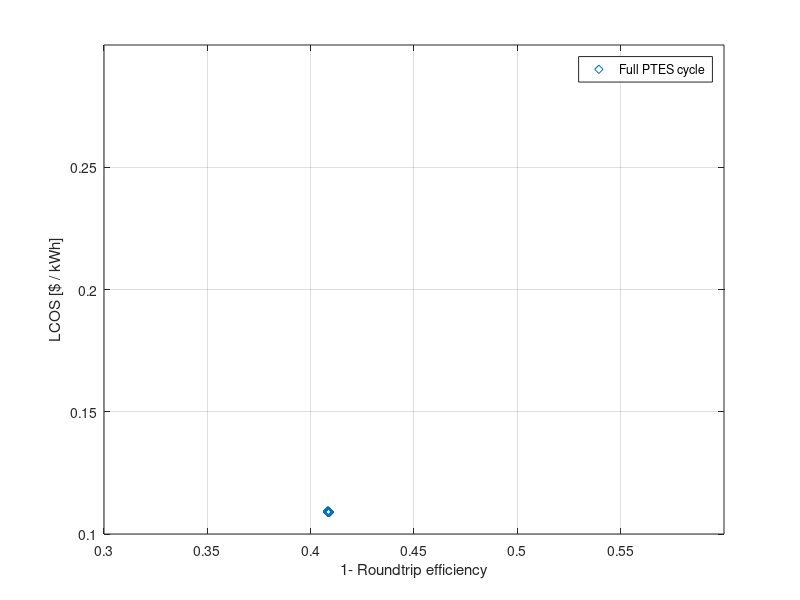
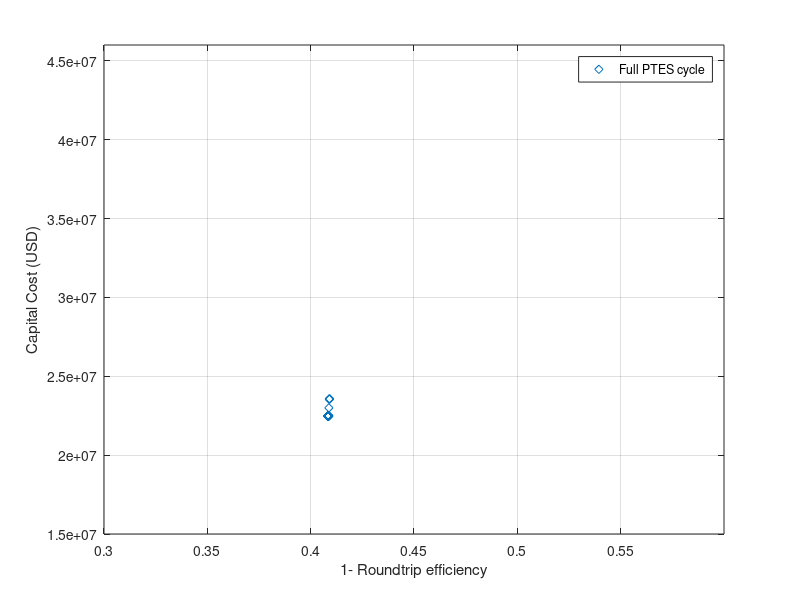
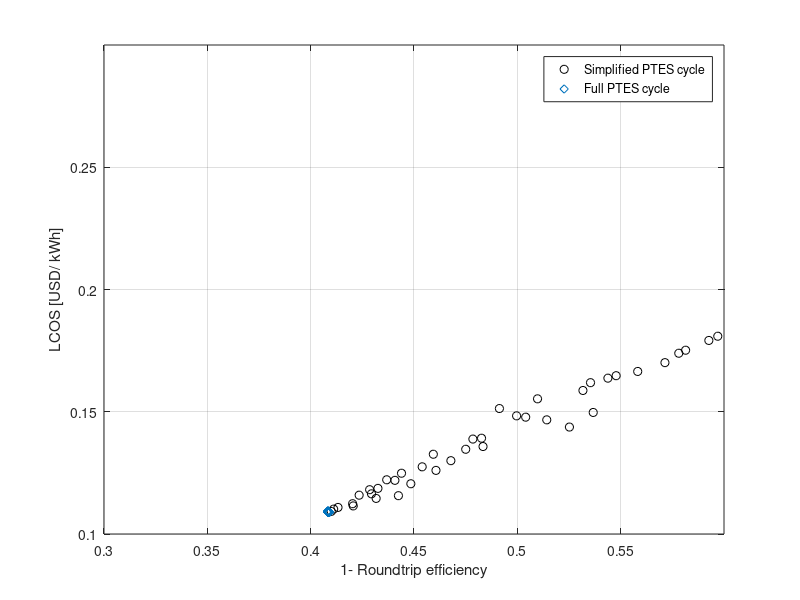
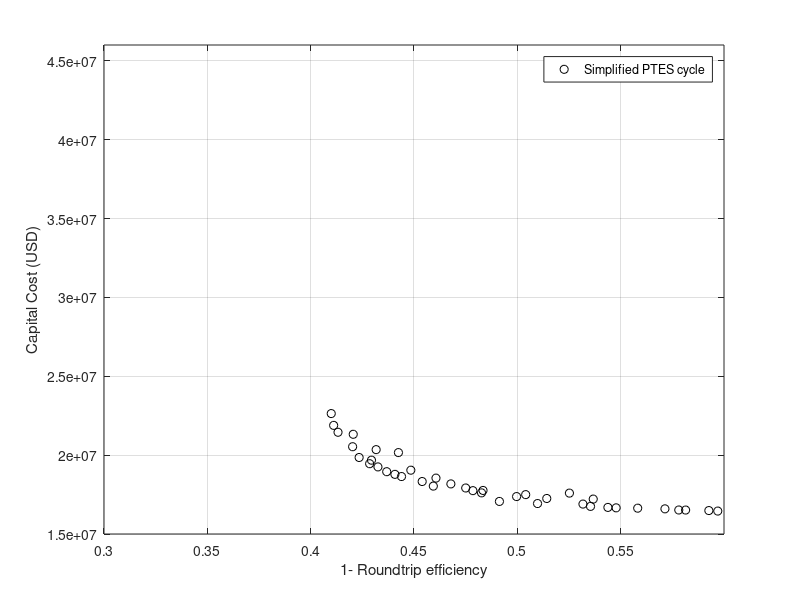

Write MATLAB code to recreate these figures, in order.
clc
clear all

A=[0.40831	0.10924	22477000
0.40837	0.10927	22469000
0.40837	0.10926	22477000
0.40838	0.10928	22454000
0.40838	0.10924	22466000
0.40838	0.1093	22501000
0.40838	0.10911	22500000
0.40838	0.10922	22487000
0.40838	0.10899	22455000
0.40838	0.10903	22486000
0.40838	0.10924	22467000
0.40839	0.10915	22494000
0.40839	0.10891	22476000
0.40839	0.10909	22458000
0.40839	0.10901	22465000
0.40839	0.10896	22492000
0.40839	0.10941	22472000
0.40839	0.10923	22461000
0.40839	0.10936	22467000
0.40839	0.1091	22479000
0.40839	0.10925	22477000
0.40839	0.10935	22449000
0.40839	0.10923	22471000
0.40839	0.10907	22504000
0.40839	0.10913	22463000
0.40839	0.10911	22480000
0.40839	0.10901	22467000
0.40839	0.10895	22455000
0.40839	0.10902	22471000
0.40839	0.10903	22462000
0.4084	0.10888	22479000
0.4084	0.10902	22466000
0.4084	0.109	22488000
0.40841	0.10882	22510000
0.40843	0.109	22473000
0.40844	0.10897	22471000
0.40844	0.10901	22475000
0.40851	0.10889	22445000
0.40855	0.10899	22474000
0.40856	0.10899	22489000
0.40859	0.109	22481000
0.40859	0.10884	22478000
0.40861	0.10894	22492000
0.40861	0.10889	22503000
0.40877	0.10895	22482000
0.4088	0.109	22487000
0.40881	0.10896	22996000
0.40904	0.10883	23546000
0.40905	0.10894	23540000
0.40908	0.10899	23583000]

B=[0.411121592	0.110186332	21886779.36
0.607458016	0.18606621	16444740.59
0.499639028	0.148323355	17372792.28
0.535408758	0.16189519	16750612.27
0.571423875	0.170086242	16594906.47
0.558244056	0.166485846	16637272.87
0.581423547	0.175167143	16518819.19
0.443957355	0.124857	18642543.69
0.63715694	0.197252425	16329476.4
0.629586442	0.196607757	16353300.92
0.655491262	0.206366342	16270064.59
0.621678951	0.19140512	16393131.83
0.448469454	0.120549099	19045618.75
0.49133097	0.151311693	17064702.31
0.42345089	0.115878037	19850525.97
0.440762755	0.121947354	18781788
0.475022881	0.134656199	17916643.2
0.453956597	0.127476011	18327033.65
0.674362647	0.221557621	16238058.77
0.53174402	0.158698859	16897556.72
0.413233123	0.110869082	21449559.26
0.432554895	0.118662008	19253668.32
0.483399726	0.135776597	17761851.58
0.664290008	0.215564577	16263164.24
0.654535737	0.2113426	16314715.05
0.578115653	0.173932943	16522071.15
0.5367209	0.149711136	17214067.52
0.596986058	0.180891399	16454165.53
0.612858134	0.18771052	16397908.75
0.525204099	0.1437405	17592174.85
0.467844744	0.129989177	18175973.47
0.40995428	0.109238784	22634517.64
0.683236981	0.22415121	16186438.18
0.59266561	0.179165589	16486258.44
0.460632025	0.126019141	18543172.5
0.420296707	0.112389318	20533294.41
0.431681677	0.114556928	20348296.05
0.429422673	0.116431815	19679983.19
0.514238872	0.146690358	17251559.38
0.442462746	0.115674901	20161055.67
0.482677264	0.139175501	17608367.42
0.420593601	0.111487491	21321567.52
0.509773709	0.15528759	16931215.47
0.547809449	0.164746165	16658514.51
0.428532654	0.118121982	19456195.06
0.436794853	0.122172304	18950003.35
0.543818675	0.163737664	16685651.88
0.478489134	0.138830789	17748632.2
0.459347178	0.132622721	18036650.41
0.504044443	0.147786142	17496278.31
]

figure(1)
plot(A(:,1),A(:,2),'d');
grid on; xlabel('1- Roundtrip efficiency'); ylabel('LCOS [$ / kWh]');
xlim([0.3 0.6])
ylim([0.1 0.3])
legend('Full PTES cycle');

figure(2)
plot(A(:,1),A(:,3),'d');
grid on; xlabel('1- Roundtrip efficiency'); ylabel('Capital Cost (USD)')
xlim([0.3 0.6])
ylim([1.5e7 4.6e7])
legend('Full PTES cycle');

figure(3)
plot(B(:,1),B(:,2),'ok');
grid on; xlabel('1- Roundtrip efficiency'); ylabel('LCOS [USD/ kWh]');
xlim([0.3 0.6])
ylim([0.1 0.3])
legend('Simplified PTES cycle');

figure(4)
plot(B(:,1),B(:,3),'ok');
grid on; xlabel('1- Roundtrip efficiency'); ylabel('Capital Cost (USD)')
xlim([0.3 0.6])
ylim([1.5e7 4.6e7])
legend('Simplified PTES cycle');

L = findobj(1,'type','line');
copyobj(L,findobj(3,'type','axes'));

figure(5)
  plot3(A(:,1),A(:,2),A(:,3),'ok'); hold on;
           grid on; xlabel('1- Roundtrip efficiency'); ylabel('LCOS [$$\$$$/kWh]'); zlabel('Capital Cost');




